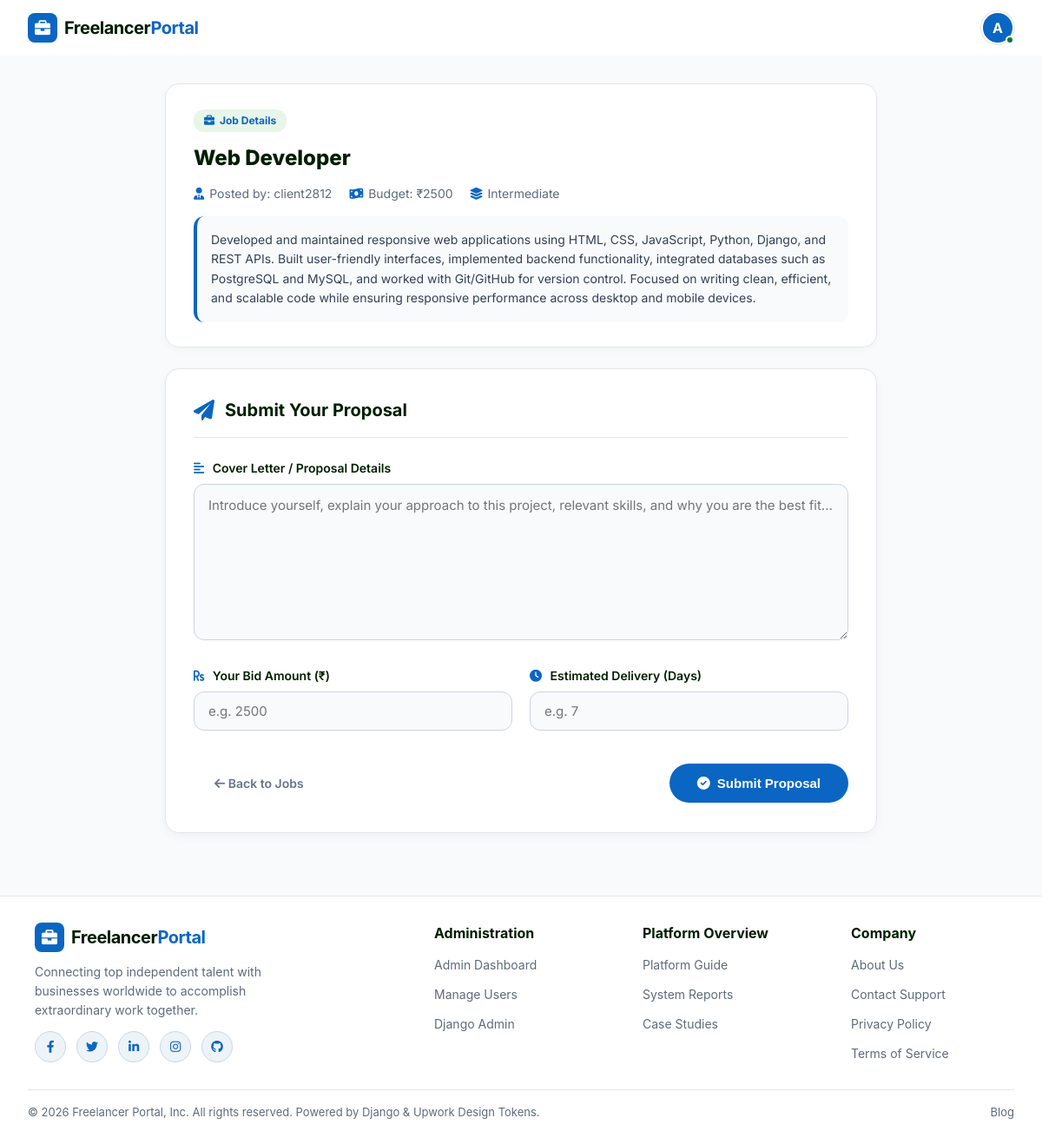
Screenshot of /proposals/submit/1/ (signed in) with the database file from the repository.
### accounts/models.py (models this page shows, shortened)
class User(AbstractUser):
    ROLE_CHOICES = (
        ('client', 'Client'),
        ('freelancer', 'Freelancer'),
    )
    username = models.CharField(max_length=150, unique=True)
    email = models.EmailField(unique=True)
    phone = models.CharField(max_length=15, unique=True)
    role = models.CharField(max_length=20, choices=ROLE_CHOICES)
    is_verified = models.BooleanField(default=False)  # ✅ ADD THIS
    USERNAME_FIELD = 'email'
    REQUIRED_FIELDS = ['username', 'phone']
    @property
    def get_profile_picture(self):
        try:
            if hasattr(self, 'freelancerprofile') and self.freelancerprofile.profile_picture:
                return self.freelancerprofile.profile_picture
        except Exception:
            pass
        return None

### projects/models.py (models this page shows, shortened)
class Job(models.Model):
    client = models.ForeignKey(User, on_delete=models.CASCADE)
    title = models.CharField(max_length=200)
    description = models.TextField()
    budget = models.CharField(max_length=100)
    skills = models.CharField(max_length=200)
    experience_level = models.CharField(max_length=50)
    image = models.ImageField(upload_to="job_images/", blank=True, null=True)
    created_at = models.DateTimeField(auto_now_add=True)

### proposals/views.py (the view, shortened to what this page needs)
@freelancer_required
def submit_proposal(request, job_id):
    job = get_object_or_404(Job, id=job_id)
    if Proposal.objects.filter(freelancer=request.user, job=job).exists():
        messages.error(request, "You have already applied for this job.")
        return redirect("freelancer:freelancer_dashboard")
    return render(
        request,
        "proposals/submit_proposal.html",
        {"job": job}
    )

### accounts/context_processors.py (called while the page is built)
def notifications(request):
    if request.user.is_authenticated:
        user_notifications = Notification.objects.filter(user=request.user).order_by('-created_at')[:10]
        unread_count = Notification.objects.filter(user=request.user, is_read=False).count()
        return {
            'notifications': user_notifications,
            'unread_notifications_count': unread_count
        }
    return {
        'notifications': [],
        'unread_notifications_count': 0
    }

### templates/proposals/submit_proposal.html (shortened to what this page needs)
{% load static %}
<!DOCTYPE html>
<html lang="en">
<head>
    <link rel="stylesheet" href="https://cdnjs.cloudflare.com/ajax/libs/font-awesome/6.0.0/css/all.min.css">
</head>
<body>
{% include 'includes/header.html' %}
<div class="page-container">
    <div class="job-summary-card">
        <div class="summary-badge">
            <i class="fas fa-briefcase"></i> Job Details
        </div>
        <h1 class="job-title">{{ job.title }}</h1>
        <div class="job-meta-row">
            <span><i class="fas fa-user-tie"></i> Posted by: {{ job.client.username }}</span>
            <span><i class="fas fa-money-bill-wave"></i> Budget: ₹{{ job.budget }}</span>
            <span><i class="fas fa-layer-group"></i> {{ job.experience_level|default:"Intermediate" }}</span>
        </div>
        <div class="job-desc-text">
            {{ job.description }}
        </div>
    </div>
    <div class="proposal-card">
        <div class="proposal-card-header">
            <i class="fas fa-paper-plane"></i>
            <h3>Submit Your Proposal</h3>
        </div>
        <form method="POST">
            <div class="form-group">
                <label for="proposal_text">
                    <i class="fas fa-align-left"></i> Cover Letter / Proposal Details
                </label>
                <textarea
                    id="proposal_text"
                    name="proposal_text"
                    class="form-textarea"
                    placeholder="Introduce yourself, explain your approach to this project, relevant skills, and why you are the best fit..."
                    required
                ></textarea>
            </div>
            <div class="form-row-grid">
                <div class="form-group">
                    <label for="bid_amount">
                        <i class="fas fa-rupee-sign"></i> Your Bid Amount (₹)
                    </label>
                    <input
                        type="number"
                        id="bid_amount"
                        name="bid_amount"
                        class="form-input"
                        placeholder="e.g. {{ job.budget }}"
                        required
                    >
                </div>
                <div class="form-group">
                    <label for="delivery_days">
                        <i class="fas fa-clock"></i> Estimated Delivery (Days)
                    </label>
                    <input
                        type="number"
                        id="delivery_days"
                        name="delivery_days"
                        class="form-input"
                        placeholder="e.g. 7"
                        required
                    >
                </div>
            </div>
            <div class="form-actions-flex">
                <a href="/" class="btn-cancel-link"><i class="fas fa-arrow-left"></i> Back to Jobs</a>
                <button type="submit" class="btn-submit-proposal">
                    <i class="fas fa-check-circle"></i> Submit Proposal
                </button>
            </div>
        </form>
    </div>
</div>
{% include 'includes/footer.html' %}
</body>
</html>

### templates/includes/header.html (shortened to what this page needs)
{% load static %}
<header class="upwork-header">
  <div class="upwork-header-container">
    <div class="upwork-header-left">
      {% if request.user.is_authenticated %}
        {% if request.user.is_superuser %}
          <a href="{% url 'accounts:admin_home' %}" class="upwork-logo">
        {% elif request.user.role == 'client' %}
          <a href="{% url 'client:client_home' %}" class="upwork-logo">
        {% else %}
          <a href="{% url 'freelancer:freelancer_home' %}" class="upwork-logo">
        {% endif %}
      {% else %}
        <a href="{% url 'home' %}" class="upwork-logo">
      {% endif %}
        <span class="logo-icon"><i class="fas fa-briefcase"></i></span>
        <span class="logo-text">Freelancer<span class="logo-accent">Portal</span></span>
      </a>
    </div>
    <div class="upwork-header-right">
      {% if request.user.is_authenticated %}
      <div class="upwork-user-menu" onclick="toggleUpworkMenu(event)">
        <div class="user-avatar-circle" style="display: flex; align-items: center; justify-content: center; font-weight: 700; font-size: 16px; background: #0a66c2; color: white;">
          {% if request.user.get_profile_picture %}
          <img src="{{ request.user.get_profile_picture }}" alt="{{ request.user.username }}" style="width: 100%; height: 100%; object-fit: cover;">
          {% else %}
          {{ request.user.username|slice:":1"|upper }}
          {% endif %}
        </div>
        <span class="online-status-dot"></span>
      </div>
      {% else %}
      <a href="{% url 'accounts:login' %}" class="upwork-btn-link">Log In</a>
      <a href="{% url 'accounts:select_role' %}" class="upwork-btn-primary">Sign Up</a>
      {% endif %}
    </div>
  </div>
</header>
<link rel="stylesheet" href="https://cdnjs.cloudflare.com/ajax/libs/font-awesome/6.0.0/css/all.min.css" />

### templates/proposals/submit_proposal.html (style rules this page uses)
* { margin: 0; padding: 0; box-sizing: border-box; }
body { font-family: 'Inter', -apple-system, BlinkMacSystemFont, "Segoe UI", Roboto, sans-serif; background-color: #f9fafb; color: #001e00; line-height: 1.5; min-height: 100vh; display: flex; flex-direction: column; }
.page-container { flex: 1; max-width: 860px; width: 100%; margin: 32px auto; padding: 0 20px; }
.job-summary-card { background: white; border: 1px solid #e4e6eb; border-radius: 16px; padding: 28px 32px; margin-bottom: 24px; box-shadow: 0 2px 8px rgba(0, 0, 0, 0.03); }
.summary-badge { background: #e8f5e9; color: #0a66c2; font-size: 12px; font-weight: 700; padding: 4px 12px; border-radius: 12px; display: inline-flex; align-items: center; gap: 6px; margin-bottom: 12px; }
.job-title { font-size: 24px; font-weight: 800; color: #001e00; margin-bottom: 12px; }
.job-meta-row { display: flex; gap: 20px; font-size: 14px; color: #5e6b7c; flex-wrap: wrap; margin-bottom: 16px; }
.job-meta-row span { display: flex; align-items: center; gap: 6px; }
.job-meta-row i { color: #0a66c2; }
.job-desc-text { font-size: 14px; color: #334155; line-height: 1.6; background: #f8fafc; padding: 16px; border-radius: 12px; border-left: 4px solid #0a66c2; }
.proposal-card { background: white; border: 1px solid #e4e6eb; border-radius: 16px; padding: 32px; box-shadow: 0 4px 12px rgba(0, 0, 0, 0.04); }
.proposal-card-header { display: flex; align-items: center; gap: 12px; margin-bottom: 24px; padding-bottom: 16px; border-bottom: 1px solid #e4e6eb; }
.proposal-card-header i { font-size: 24px; color: #0a66c2; }
.proposal-card-header h3 { font-size: 20px; font-weight: 700; color: #001e00; }
.form-group { margin-bottom: 24px; }
.form-group label { display: block; font-size: 14px; font-weight: 600; color: #001e00; margin-bottom: 8px; }
.form-group label i { color: #0a66c2; margin-right: 6px; }
.form-input, .form-textarea { width: 100%; padding: 12px 16px; border: 1px solid #cbd5e1; border-radius: 12px; font-size: 15px; font-family: inherit; color: #001e00; background: #f8fafc; outline: none; transition: all 0.2s ease; }
.form-textarea { min-height: 180px; resize: vertical; line-height: 1.6; }
.form-row-grid { display: grid; grid-template-columns: 1fr 1fr; gap: 20px; }
.btn-submit-proposal { background: #0a66c2; color: white; border: none; padding: 14px 32px; font-size: 15px; font-weight: 700; border-radius: 24px; cursor: pointer; transition: all 0.2s ease; display: inline-flex; align-items: center; justify-content: center; gap: 8px; }
.btn-cancel-link { color: #64748b; text-decoration: none; font-weight: 600; font-size: 14px; padding: 14px 24px; transition: color 0.2s; }
.form-actions-flex { display: flex; align-items: center; justify-content: space-between; margin-top: 12px; }

### templates/includes/header.html (style rules this page uses)
* { box-sizing: border-box; margin: 0; padding: 0; }
body { background-color: #f9fafb; font-family: 'Inter', -apple-system, BlinkMacSystemFont, "Segoe UI", Roboto, sans-serif; color: #001e00; }
.upwork-header { background: #ffffff; border-bottom: none; position: sticky; top: 0; z-index: 1000; height: 64px; display: flex; align-items: center; box-shadow: none; }
.upwork-header-container { width: 100%; max-width: 1400px; margin: 0 auto; padding: 0 32px; display: flex; justify-content: space-between; align-items: center; }
.upwork-header-left { display: flex; align-items: center; gap: 32px; }
.upwork-logo { display: flex; align-items: center; gap: 8px; text-decoration: none; }
.logo-icon { background: #0a66c2; color: #ffffff; width: 34px; height: 34px; border-radius: 8px; display: flex; align-items: center; justify-content: center; font-size: 18px; }
.logo-text { font-size: 20px; font-weight: 700; color: #001e00; letter-spacing: -0.5px; }
.logo-accent { color: #0a66c2; }
.upwork-header-right { display: flex; align-items: center; gap: 16px; }
.upwork-user-menu { position: relative; cursor: pointer; }
.user-avatar-circle { width: 38px; height: 38px; border-radius: 50%; background: #0a66c2; color: white; display: flex; align-items: center; justify-content: center; font-size: 16px; font-weight: 600; overflow: hidden; border: 2px solid #ffffff; box-shadow: 0 0 0 1px #e4e6eb; }
.online-status-dot { position: absolute; bottom: 0; right: 0; width: 10px; height: 10px; background: #057642; border: 2px solid #ffffff; border-radius: 50%; }

### rows the page displays
User: user.username "A"
Job: title "Web Developer", client.username "client2812", budget "2500", experience_level "Intermediate", description "Developed and maintained responsive web applications using HTML, CSS, JavaScript, Python, Django, and REST APIs. Built user-friendly interfaces, implemented backend functionality, integrated databases such as PostgreSQL and MySQL, and worked with Git/GitHub for version control. Focused on writing clean, efficient, and scalable code while ensuring responsive performance across desktop and mobile devices.", bid_amount "e.g. 2500"
